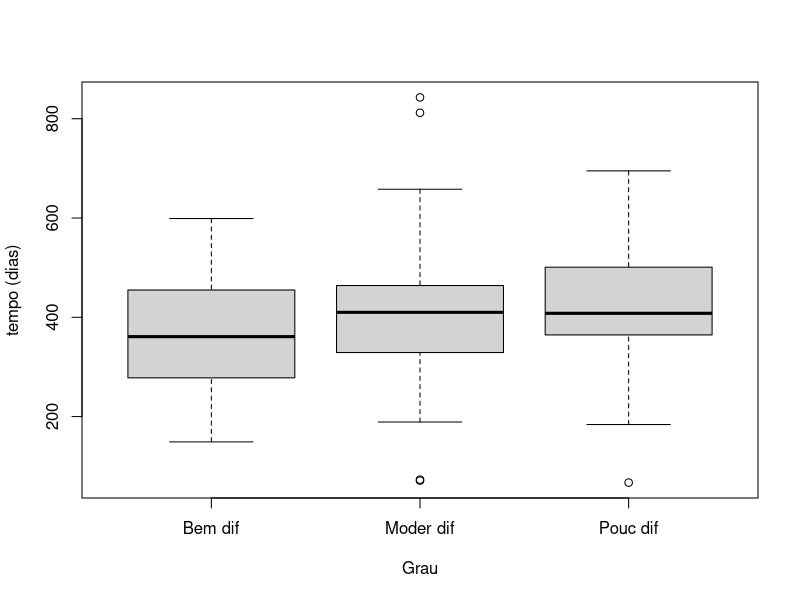

The R source for this figure: (Note: this script raises an error after producing the figure.)
setwd("~/Documents/projects/UTFPR/probabilidade-e-estatistica-MA35B/PRE-AVAC/exercicio1")
dados <- read.csv(file="cancer.csv", sep=",")

boxplot(dados$Tempo~dados$Grau, ylab="tempo (dias)", xlab = "Grau", names=c("Bem dif", "Moder dif", "Pouc dif"))

tapply(dados$Tempo, dados$Grau, mean)
tapply(dados$Tempo, dados$Grau, median)

maxmin2 <- tapply(dados$Tempo, dados$Grau, range)
diff(maxmin$A)
diff(maxmin$B)

tapply(dados$Tempo, dados$Grau, sd)
tapply(dados$Tempo, dados$Grau, IQR)

"
Observando a tabela é possível concluir que a mediana do tempo de sobrevivência a partir do diagnóstico da doença é próxima, porém quando o grau é bem diferenciado, a mediana é menor
do que a dos outros dois graus.
A variabilidade dos graus moderadamente diferenciado e pouco diferenciado são praticamente a mesma e a do grau bem diferenciado é maior, o contrário do que acontece com a 
variábilidade máxima, que no grau bem diferenciada é menor do que o grau moderadamento diferenciado, que por sua vez é menor do que o grau pouco diferenciado. 
O grau pouco diferenciado possui um valor discrepante abaixo do valor mínimo, o moderadamente diferenciado, possui um abaixo do valor mínimo e dois acima do valor máximo e o bem 
diferenciado não possui nenhum valor discrepante. Portanto, aparentemente os três graus possuem tempos de sobrevivência parecidos, porém o tempo de sobrevivência máximo é maior
no grau pouco diferenciado, seguido pelo grau moderadamente diferenciado e por último, o bem diferenciado.
"